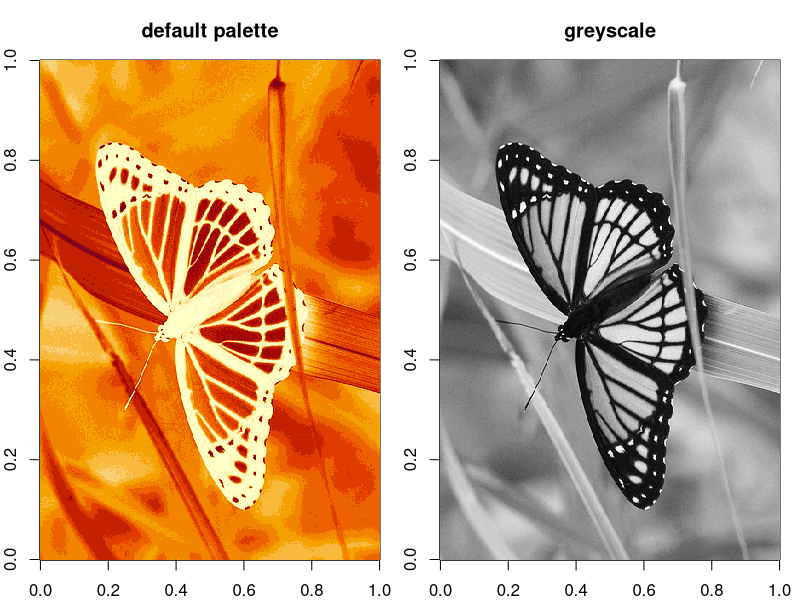
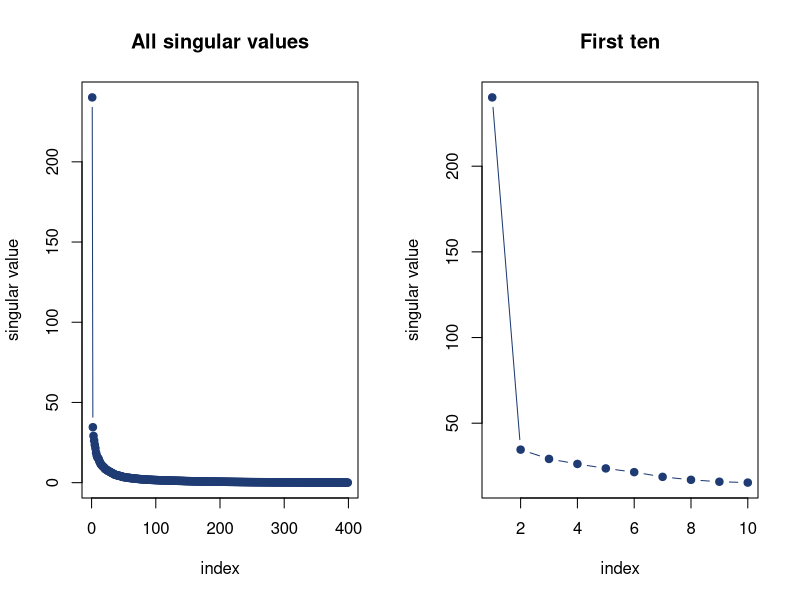
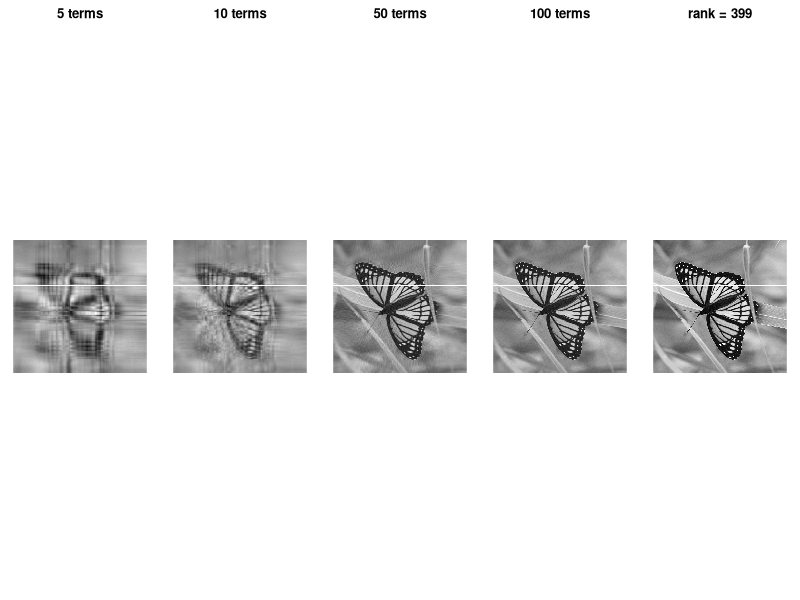

Reproduce these figures in R, in order.
## ============================================================================
##  MS_LJMR :: 06_SVD.R — Singular Value Decomposition & low-rank approximation
##
##  Original authors: Laura Jiménez & Jorge Soberón
##                    (BIOL 943 Multivariate Methods, University of Kansas)
##  Revised for the MS_LJMR edition by: Luis J. Madrigal-Roca
##
##  Revised from 08_SingularValueDecomposition.R. Uses frozen limenitis image.
## ============================================================================

##  PLAIN CLASSROOM EDITION
##  Generated from R/06_SVD.R by scripts/make_class_src.py --
##  edit R/06_SVD.R and regenerate; changes made here will be overwritten.
## ============================================================================

# Working directory
#   Point this at the folder that holds this script and its data/ subfolder.
#   Every file name below is resolved relative to it, so the script and its
#   data have to travel together -- or at least stay in step.
#
#   This session reads, from data/: Limenitis_archippus.csv
setwd("YOUR/DIRECTORY")

## ============================================================================
##  1. AN IMAGE IS A MATRIX
## ============================================================================
##  Limenitis_archippus.csv is a headerless numeric grid: a greyscale photograph
##  of a viceroy butterfly wing, one intensity per pixel. Nothing about the SVD
##  cares that it is a picture -- but a picture makes the rank-k approximation
##  visible in a way a table of numbers never does.
G  <- as.matrix(read.csv("data/Limenitis_archippus.csv", header = FALSE))
nr <- nrow(G); nc <- ncol(G)
cat("Image matrix:", nr, "x", nc, " (", nr * nc, "cells )\n")
cat("intensity range:", round(range(G), 3), "\n")

op <- par(mfrow = c(1, 2), mar = c(2, 2, 3, 1))
image(G, main = "default palette")
image(G, col = gray(1:50 / 50), main = "greyscale")
par(op)

## ============================================================================
##  2. THE DECOMPOSITION
## ============================================================================
##      G = U D V'
##  where D is diagonal with the singular values, U is an orthonormal basis for
##  the columns and V an orthonormal basis for the rows.
s <- svd(G)
str(s)

## The number of non-zero singular values IS the rank of the matrix. qr() will
## tell you the rank independently, which is a useful cross-check.
rnk <- qr(G)$rank
cat("\nRank from qr():", rnk, "  non-negligible singular values:",
    sum(s$d > max(dim(G)) * .Machine$double.eps * max(s$d)), "\n")

d <- s$d
u <- s$u
v <- s$v
options(digits = 3)
cat("first ten singular values:\n"); print(d[1:10])

## ---- scree: how fast do they decay? -----------------------------------------
op <- par(mfrow = c(1, 2))
plot(d, type = "b", pch = 19, col = "#1f3b73",
     xlab = "index", ylab = "singular value", main = "All singular values")
plot(d[1:10], type = "b", pch = 19, col = "#1f3b73",
     xlab = "index", ylab = "singular value", main = "First ten")
par(op)

cat("\nshare of squared 'energy' in the first k:\n")
cum <- cumsum(d^2) / sum(d^2)
print(round(cum[c(1, 5, 10, 50, 100)], 4))

## ============================================================================
##  3. REBUILDING THE MATRIX FROM ITS PARTS
## ============================================================================
##  G = sum over i of  d[i] * u[,i] %*% t(v[,i])
##  Each term is a full-size matrix of rank one -- an outer product of a column
##  pattern and a row pattern -- weighted by its singular value. Truncating the
##  sum after n terms gives the best rank-n approximation there is, in the
##  least-squares sense (Eckart & Young 1936).
compact <- function(u, d, v, n) {
  result <- matrix(0, nrow = nrow(u), ncol = nrow(v))
  for (i in seq_len(n))
    result <- result + d[i] * (u[, i] %*% t(v[, i]))   # outer product, weighted
  result
}

## the same thing without the loop, for comparison
compact_fast <- function(u, d, v, n)
  u[, 1:n, drop = FALSE] %*% diag(d[1:n], n, n) %*% t(v[, 1:n, drop = FALSE])

c5   <- compact(u, d, v, 5)
c10  <- compact(u, d, v, 10)
c50  <- compact(u, d, v, 50)
c100 <- compact(u, d, v, 100)
cat("\nloop and matrix forms agree:",
    isTRUE(all.equal(c10, compact_fast(u, d, v, 10))), "\n")

relerr <- function(A) norm(G - A, "F") / norm(G, "F")
cat("\nrelative error of the rank-k approximation:\n")
print(round(c(k5 = relerr(c5), k10 = relerr(c10),
              k50 = relerr(c50), k100 = relerr(c100)), 4))

# Wide figure: widen the Plot pane, or open a sized device first --
#   dev.new(width = 13, height = 3.4)
op <- par(mfrow = c(1, 5), mar = c(1, 1, 2, 1))
image(c5,   col = gray(1:50 / 50), asp = 1, axes = FALSE, main = "5 terms")
image(c10,  col = gray(1:50 / 50), asp = 1, axes = FALSE, main = "10 terms")
image(c50,  col = gray(1:50 / 50), asp = 1, axes = FALSE, main = "50 terms")
image(c100, col = gray(1:50 / 50), asp = 1, axes = FALSE, main = "100 terms")
image(G,    col = gray(1:50 / 50), asp = 1, axes = FALSE,
      main = paste("rank =", rnk))
par(op)

## ---- what did that buy? ------------------------------------------------------
##  A rank-k approximation stores k*(nr + nc + 1) numbers instead of nr*nc.
store <- function(k) k * (nr + nc + 1)
cat("\nnumbers stored, full vs rank-k:\n")
print(data.frame(k = c(5, 10, 50, 100),
                 stored = store(c(5, 10, 50, 100)),
                 full   = nr * nc,
                 ratio  = round(store(c(5, 10, 50, 100)) / (nr * nc), 3)))

cat("\n[06_SVD] every matrix is a weighted sum of rank-one outer products;",
    "keeping the largest few is the best low-rank approximation possible.\n")
